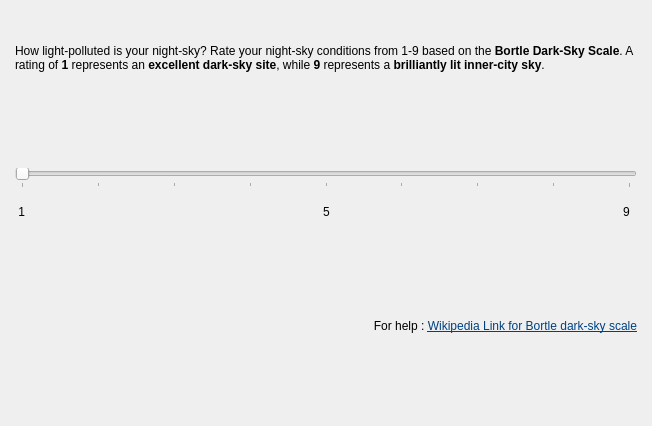
<?xml version="1.0" encoding="UTF-8"?>
<ui version="4.0">
 <class>WILPSettings</class>
 <widget class="QWidget" name="WILPSettings">
  <property name="geometry">
   <rect>
    <x>0</x>
    <y>0</y>
    <width>652</width>
    <height>426</height>
   </rect>
  </property>
  <property name="windowTitle">
   <string>Form</string>
  </property>
  <layout class="QGridLayout" name="gridLayout">
   <property name="leftMargin">
    <number>15</number>
   </property>
   <property name="topMargin">
    <number>10</number>
   </property>
   <property name="rightMargin">
    <number>15</number>
   </property>
   <item row="0" column="0">
    <layout class="QVBoxLayout" name="lpLayout">
     <property name="spacing">
      <number>14</number>
     </property>
     <property name="topMargin">
      <number>34</number>
     </property>
     <item>
      <widget class="QLabel" name="lpText">
       <property name="text">
        <string>&lt;html&gt;&lt;head/&gt;&lt;body&gt;&lt;p&gt;How light-polluted is your night-sky? Rate your night-sky conditions from 1-9 based on the &lt;span style=&quot; font-weight:600;&quot;&gt;Bortle Dark-Sky Scale&lt;/span&gt;. A rating of &lt;span style=&quot; font-weight:600;&quot;&gt;1&lt;/span&gt; represents an &lt;span style=&quot; font-weight:600;&quot;&gt;excellent dark-sky site&lt;/span&gt;, while &lt;span style=&quot; font-weight:600;&quot;&gt;9&lt;/span&gt; represents a &lt;span style=&quot; font-weight:600;&quot;&gt;brilliantly lit inner-city sky&lt;/span&gt;.&lt;/p&gt;&lt;/body&gt;&lt;/html&gt;</string>
       </property>
       <property name="wordWrap">
        <bool>true</bool>
       </property>
      </widget>
     </item>
     <item>
      <spacer name="verticalSpacer_3">
       <property name="orientation">
        <enum>Qt::Vertical</enum>
       </property>
       <property name="sizeHint" stdset="0">
        <size>
         <width>20</width>
         <height>40</height>
        </size>
       </property>
      </spacer>
     </item>
     <item>
      <layout class="QVBoxLayout" name="bortleLayout">
       <item>
        <widget class="QSlider" name="kcfg_BortleClass">
         <property name="minimum">
          <number>1</number>
         </property>
         <property name="maximum">
          <number>9</number>
         </property>
         <property name="orientation">
          <enum>Qt::Horizontal</enum>
         </property>
         <property name="tickPosition">
          <enum>QSlider::TicksBelow</enum>
         </property>
         <property name="tickInterval">
          <number>1</number>
         </property>
        </widget>
       </item>
       <item>
        <layout class="QHBoxLayout" name="bortleLabelsLayout">
         <property name="spacing">
          <number>2</number>
         </property>
         <item>
          <widget class="QLabel" name="bortleClassLabel1">
           <property name="text">
            <string> 1 </string>
           </property>
          </widget>
         </item>
         <item>
          <spacer name="labelSpacer1">
           <property name="orientation">
            <enum>Qt::Horizontal</enum>
           </property>
           <property name="sizeHint" stdset="0">
            <size>
             <width>40</width>
             <height>20</height>
            </size>
           </property>
          </spacer>
         </item>
         <item>
          <widget class="QLabel" name="bortleClassLabel5">
           <property name="text">
            <string>5</string>
           </property>
          </widget>
         </item>
         <item>
          <spacer name="labelSpacer2">
           <property name="orientation">
            <enum>Qt::Horizontal</enum>
           </property>
           <property name="sizeHint" stdset="0">
            <size>
             <width>40</width>
             <height>20</height>
            </size>
           </property>
          </spacer>
         </item>
         <item>
          <widget class="QLabel" name="bortleClassLabel9">
           <property name="text">
            <string>9  </string>
           </property>
          </widget>
         </item>
        </layout>
       </item>
      </layout>
     </item>
     <item>
      <spacer name="verticalSpacer">
       <property name="orientation">
        <enum>Qt::Vertical</enum>
       </property>
       <property name="sizeHint" stdset="0">
        <size>
         <width>20</width>
         <height>77</height>
        </size>
       </property>
      </spacer>
     </item>
     <item>
      <widget class="QLabel" name="bortleHelpText">
       <property name="text">
        <string>&lt;html&gt;&lt;head/&gt;&lt;body&gt;&lt;p align=&quot;right&quot;&gt;For help : &lt;a href=&quot;http://en.wikipedia.org/wiki/Bortle_Dark-Sky_Scale&quot;&gt;&lt;span style=&quot; text-decoration: underline; color:#004183;&quot;&gt;Wikipedia Link for Bortle dark-sky scale&lt;/span&gt;&lt;/a&gt;&lt;/p&gt;&lt;/body&gt;&lt;/html&gt;</string>
       </property>
       <property name="textFormat">
        <enum>Qt::RichText</enum>
       </property>
      </widget>
     </item>
     <item>
      <spacer name="verticalSpacer_2">
       <property name="orientation">
        <enum>Qt::Vertical</enum>
       </property>
       <property name="sizeHint" stdset="0">
        <size>
         <width>20</width>
         <height>40</height>
        </size>
       </property>
      </spacer>
     </item>
    </layout>
   </item>
  </layout>
 </widget>
 <resources/>
 <connections/>
</ui>
